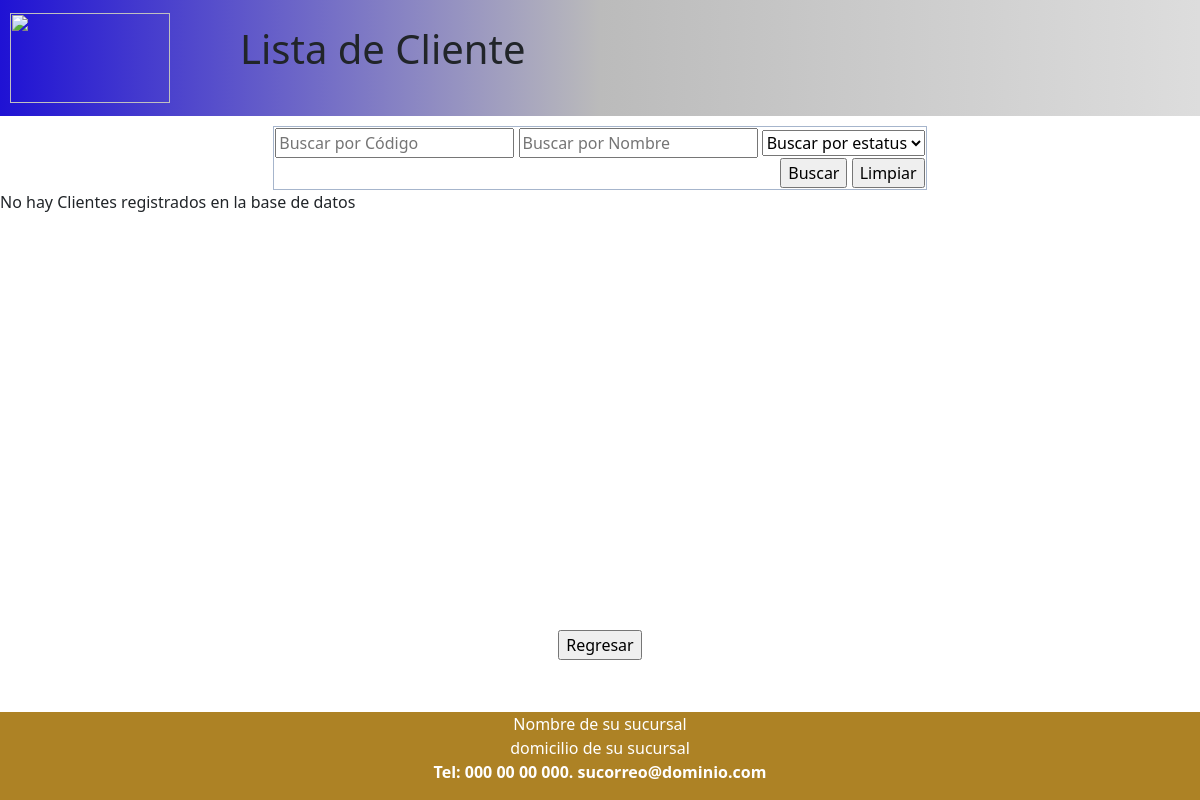
Before: /listClientes.php with the older database file.
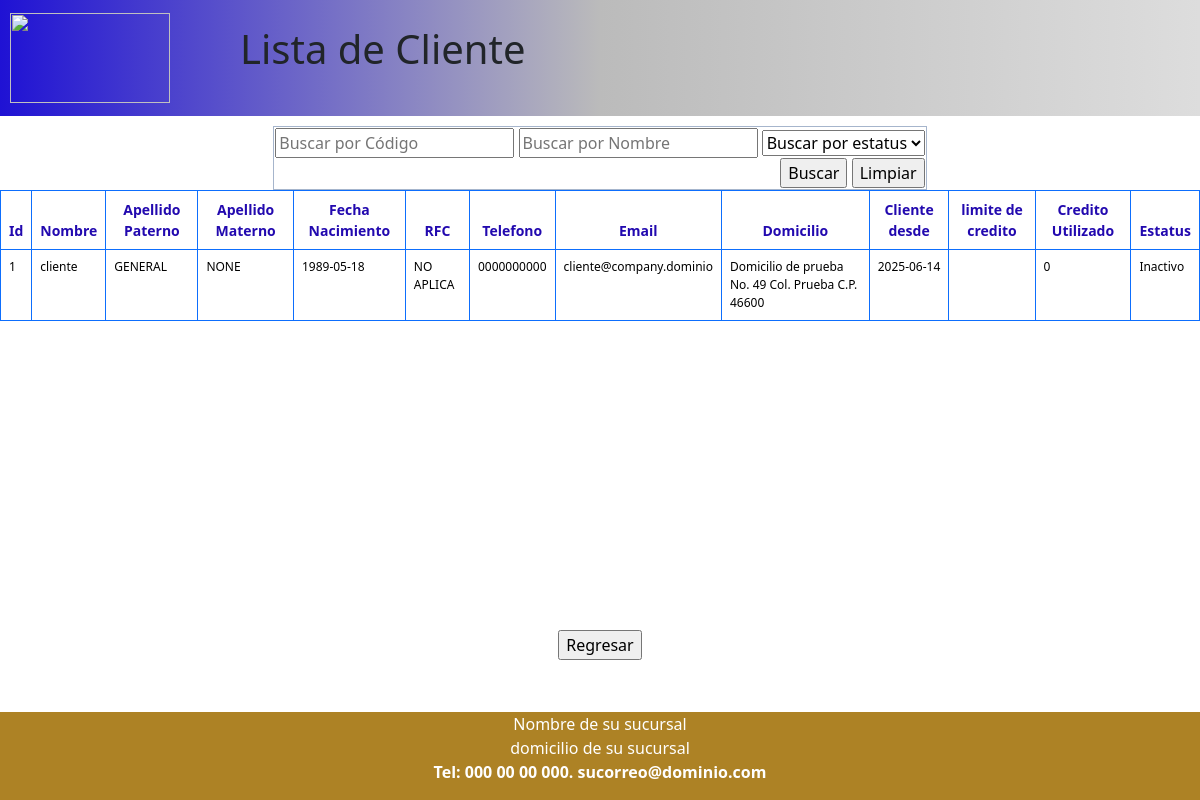
After: the same page with the newer database file.
### tables this page shows
CREATE TABLE `cliente` (
  `Id_cliente` int AUTO_INCREMENT PRIMARY KEY,
  `Rfc` varchar(16),
  `Nombre` varchar(30) NOT NULL,
  `A_paterno` varchar(30),
  `A_Materno` varchar(30),
  `Fecha_Registro` date DEFAULT NULL,
  `Fecha_Nacimiento` date DEFAULT NULL,
  `Telefono` varchar(12),
  `Email` varchar(30),
  `Domicilio` varchar(50),
  `Limite_Credito` DOUBLE NOT NULL,
  `Credito_Usado` DOUBLE NOT NULL,
  `Estatus_c` int
);

### clases/helpers.php (called while the page is built, shortened)
<?php
include_once 'clases/sesion.php';
function getUsuarioLogueado() {
    $sesion = new Sesion();
    return null;
}
?>

### clases/sesion.php (called while the page is built, shortened)
<?php
class Sesion {
    public function getCurrentUser(){
        return $_SESSION['user'] ?? null;
    }
}
?>

### clases/connection.php (called while the page is built, shortened)
<?php
class DB {
   private $host;
   private $db;
   private $user;
   private $psw;
   private $charset;
   public function __construct() {
      $this->host    = 'localhost';
      $this->db      = 'comerciored';
      $this->user    = 'root';
      $this->psw     = '';
      $this->charset = 'utf8mb4';
   }
   function connect() {
      try {
         $conexion = 'mysql:host='.$this->host.';dbname='.$this->db.';charset='.$this->charset;
         $options = [
            PDO::ATTR_ERRMODE            => PDO::ERRMODE_EXCEPTION,
            PDO::ATTR_EMULATE_PREPARES   => false,
         ];
         $pdo = new PDO($conexion, $this->user, $this->psw, $options);
         $pdo->exec("SET time_zone = '-06:00'");
         return $pdo;
      } catch (PDOException $e) {
         die('Error de conexión: ' . $e->getMessage());
      }
   }
}
?>

### clases/cliente.php (called while the page is built, shortened)
<?php
include_once 'connection.php';
class Cliente extends DB {
	public function listar(){
		$query = $this->connect()->prepare('SELECT * FROM cliente');
		$query->execute();
		return $query->fetchAll(PDO::FETCH_ASSOC);
	}
}
?>

### forms/form_list_cliente.php (the view, shortened to what this page needs)
<?php
$filtro1 = isset($_POST['FiltarId_actualizar_cliente']) ? trim($_POST['FiltarId_actualizar_cliente']) : '';
$filtro2 = isset($_POST['FiltarNom_actualizar_cliente']) ? trim($_POST['FiltarNom_actualizar_cliente']) : '';
$filtro3 = isset($_POST['Filtrar_Status']) ? trim($_POST['Filtrar_Status']) : '';
?>
    <div id="filtro">
        <form method="post" action="<?php echo htmlspecialchars($_SERVER['PHP_SELF']); ?>" name="form_filtro_listar_clientes" id="form_filtro_listar_clientes">
            <table class="table-primary" border="1">
                <tr>
                    <td width="100%" style="text-align: right;">
                        <input name="FiltarId_actualizar_cliente" type="text" placeholder="Buscar por Código" id="FiltarId_actualizar_cliente" onkeyup="this.value = this.value.toUpperCase()" value="<?php echo htmlspecialchars($filtro1); ?>">
                        <input name="FiltarNom_actualizar_cliente" type="text" title="Busqueda por Nombre" placeholder="Buscar por Nombre" id="FiltarNom_actualizar_cliente" onkeyup="this.value = this.value.toUpperCase()" value="<?php echo htmlspecialchars($filtro2); ?>">
                        <select name="Filtrar_Status" id="Filtrar_Status" onchange="filtrarPorSelect()">
                            <option value="" disabled <?php echo ($filtro3 === '') ? 'selected' : ''; ?>>Buscar por estatus</option>
                        </select>
                        <br>
                        <input type="submit" value="Buscar">
                        <input type="button" value="Limpiar" onclick="limpiarFiltros()">
                    </td>
                </tr>
            </table>
        </form>
    </div>
   <div id="listado">
        <form method="post" action="" name="listar_clientes" id="listar_clientes" class="form-list">
            <?php
            include_once 'clases/cliente.php';
            $cliente = new Cliente();
            $clientes = $cliente->listar();
            $encontroResultados = false;
            if ($clientes) {
                echo "<table class='table table-bordered border-primary table-hover tabla-datos'><thead>
                        <tr>
                           <th style='text-align:center'>Id</th>
                            <th style='text-align:center'>Nombre</th>
                            <th style='text-align:center'>Apellido Paterno</th>
                            <th style='text-align:center'>Apellido Materno</th>
                            <th style='text-align:center'>Fecha Nacimiento</th>
                            <th style='text-align:center'>RFC</th>
                            <th style='text-align:center'>Telefono</th>
                            <th style='text-align:center'>Email</th>
                            <th style='text-align:center'>Domicilio</th>
                            <th style='text-align:center'>Cliente desde</th>
                            <th style='text-align:center'>limite de credito</th>
                            <th style='text-align:center'>Credito Utilizado</th>
                            <th style='text-align:center'>Estatus</th>
                        </tr></thead>";
                if ($filtro1 !== '' || $filtro2 !== '' || $filtro3 !== '') {
                    foreach ($clientes as $cliente) {
                        $coincideId = ($filtro1 === '' || $filtro1 == $cliente['Id_cliente']);
                        $coincideNombre = ($filtro2 === '' || strtoupper($filtro2) == strtoupper($cliente['Nombre']));
                        $coincideEstatus = ($filtro3 === '' || intval($filtro3) === intval($cliente['Estatus_c']));
                        if ($coincideId && $coincideNombre && $coincideEstatus) {
                            $encontroResultados = true;
                            echo "<tr>
                                <td>{$cliente['Id_cliente']}</td>
                                <td>{$cliente['Nombre']}</td>
                                <td>{$cliente['A_paterno']}</td>
                                <td>{$cliente['A_Materno']}</td>
                                <td>{$cliente['Fecha_Nacimiento']}</td>
                                <td>{$cliente['Rfc']}</td>
                                <td>{$cliente['Telefono']}</td>
                                <td>{$cliente['Email']}</td>
                                <td>{$cliente['Domicilio']}</td>
                                <td>{$cliente['Fecha_Registro']}</td>
                                <td>{$cliente['Limite_credito']}</td>
                                <td>{$cliente['Credito_Usado']}</td>
                                <td>" . ($cliente['Estatus_c'] == 1 ? 'Activo' : 'Inactivo') . "</td>
                                </tr>";
                        }
                    }
                    if (!$encontroResultados) {
                        echo "<tr><td colspan='13' style='text-align:center'>No se encontraron resultados</td></tr>";
                    }
                } else {
                    foreach ($clientes as $cliente) {
                        echo "<tr>
                                <td>{$cliente['Id_cliente']}</td>
                                <td>{$cliente['Nombre']}</td>
                                <td>{$cliente['A_paterno']}</td>
                                <td>{$cliente['A_Materno']}</td>
                                <td>{$cliente['Fecha_Nacimiento']}</td>
                                <td>{$cliente['Rfc']}</td>
                                <td>{$cliente['Telefono']}</td>
                                <td>{$cliente['Email']}</td>
                                <td>{$cliente['Domicilio']}</td>
                                <td>{$cliente['Fecha_Registro']}</td>
                                <td>{$cliente['Limite_credito']}</td>
                                <td>{$cliente['Credito_Usado']}</td>
                                <td>" . ($cliente['Estatus_c'] == 1 ? 'Activo' : 'Inactivo') . "</td>
                            </tr>";
                    }
                }
                echo "</table>";
            } else {
                echo "<p>No hay Clientes registrados en la base de datos</p>";
            }
            ?>
        </form>
    </div>
    <div id="boton-centrado">
        <input type="button" onClick="location='menuAdmin.php'" value="Regresar" />
    </div>

### listClientes.php (shortened to what this page needs)
<!doctype html>
<html lang="en">
  <head>
      <link href="https://cdn.jsdelivr.net/npm/bootstrap@5.3.6/dist/css/bootstrap.min.css" rel="stylesheet">
    <link rel="stylesheet" href="css/navbarYmenu.css">
    <link rel="stylesheet" href="css/modulos.css">
    <link rel="stylesheet" href="css/formularios.css">
     <link rel="stylesheet" href="css/contenedores.css">
  </head>
  <body>
     <?php include_once 'modulos/mdl_header.php'; ?>
   <div class="superponer">
    <h1 class="text-center mt-4">Lista de Cliente</h1>
    </div>
    <?php include_once 'forms/form_list_cliente.php' ?>
    <?php include_once 'modulos/mdl_footer.php'; ?>
  </body>
</html>

### modulos/mdl_header.php (shortened to what this page needs)
<?php
include_once 'clases/helpers.php';
$usuario = getUsuarioLogueado();
if ($usuario) {
    $consulta = new Usuario();
    $miUsuario = $consulta->consultarSucursalPorIdUsuario($usuario->getUsuario_id());
    if ($miUsuario) {
        $colorPrincipal  = $miUsuario["color_header_principal"];
        $colorRadial     = $miUsuario["color_radial"];
        $colorSecundario = $miUsuario["color_header_secundario"];
        $logo            = $miUsuario["Logotipo"];
    } else {
        $colorPrincipal = "#AD2537";
        $colorRadial    = "#E0E0E0";
        $colorSecundario= "#F0F0F0";
        $logo = "img/Logotipo.png";
    }
} else {
    $colorPrincipal = "#1F12D4";
    $colorRadial    = "#BBBBBB";
    $colorSecundario= "#DDDDDD";
    $logo = "img/Logotipo.png";
}
echo "
<nav class='navbar' style='background: linear-gradient(to right, $colorPrincipal, $colorRadial, $colorSecundario);' data-bs-theme='light'>
    <a class='navbar-brand' href='#'>
        <img id='logotipo' src='$logo' height='100' width='100'/>
    </a>
</nav>
";
?>

### modulos/mdl_footer.php
<footer>
<?php
if (isset($codigo) && !empty($codigo)) {
    $consultaFooter = new Usuario();
    $miUsuario = $consultaFooter->consultarSucursalPorIdUsuario($codigo);
    if ($miUsuario) {
        echo $miUsuario["Nombre_Sucursal"] . "<br>";
        echo $miUsuario["Domicilio"] . "<br>";
        echo $miUsuario["Telefono"] . " " . $miUsuario["Email"];
    } else {
        echo "No se encontraron datos de la empresa para este usuario.";
    }
} else {
       echo "  <p>Nombre de su sucursal<br>
             domicilio de su sucursal <br>
    <b>Tel: 000 00 00 000. sucorreo@dominio.com</p>
    ";
}
?>
</footer>

### css/navbarYmenu.css (style rules this page uses)
#logotipo { margin-left: 10px; margin-right: 10px; width: 160px; height: 90px; }
body { height: 100%; }
html { width: 100%; height: 100%; background: #f9f9fb; font-family: "Varela Round", sans-serif; }
footer { position: fixed; bottom: 0; width: 100%; background-color: rgb(173, 130, 37); color: white; text-align: center; }

### css/formularios.css (style rules this page uses)
.tabla-datos th { font-size: 14px; text-align: center; color: rgb(34, 9, 175); }
.tabla-datos td { font-size: 12px; }

### css/contenedores.css (style rules this page uses)
#listado { height: 55vh; overflow-y: scroll; }
#filtro { padding-top: 10px; display: flex; justify-content: center; align-items: center; }
#boton-centrado { display: flex; justify-content: center; align-items: center; }
.superponer { position: absolute; top: 0.5px; left: 20%; height: 100px; z-index: 1; }

Changed rows visible on the page:
added cliente: Id_cliente "1", Nombre "cliente", A_paterno "GENERAL", A_Materno "NONE", Fecha_Nacimiento "1989-05-18", Rfc "NO APLICA", Telefono "0000000000", Email "cliente@company.dominio", Domicilio "Domicilio de prueba No. 49 Col. Prueba C.P. 46600", Fecha_Registro "2025-06-14", Credito_Usado "0", shows "Inactivo"
Other visible differences:
text no longer shown: "No hay Clientes registrados en la base de datos"
text now shown: "Id Nombre Apellido Paterno Apellido Materno Fecha Nacimiento RFC Telefono Email Domicilio Cliente desde limite de credito Credito Utilizado Estatus"
